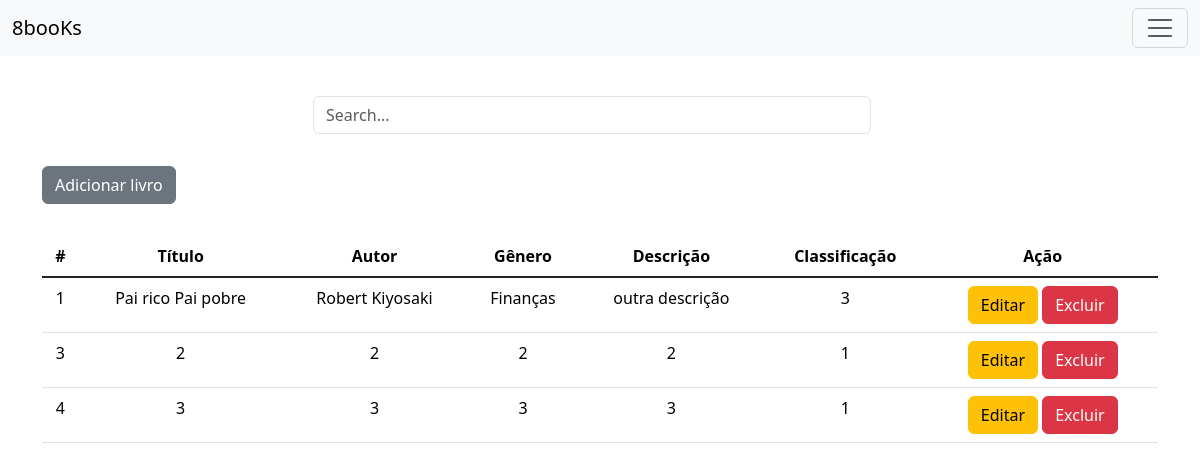
The page /home/ (signed in) on the database as committed earlier.
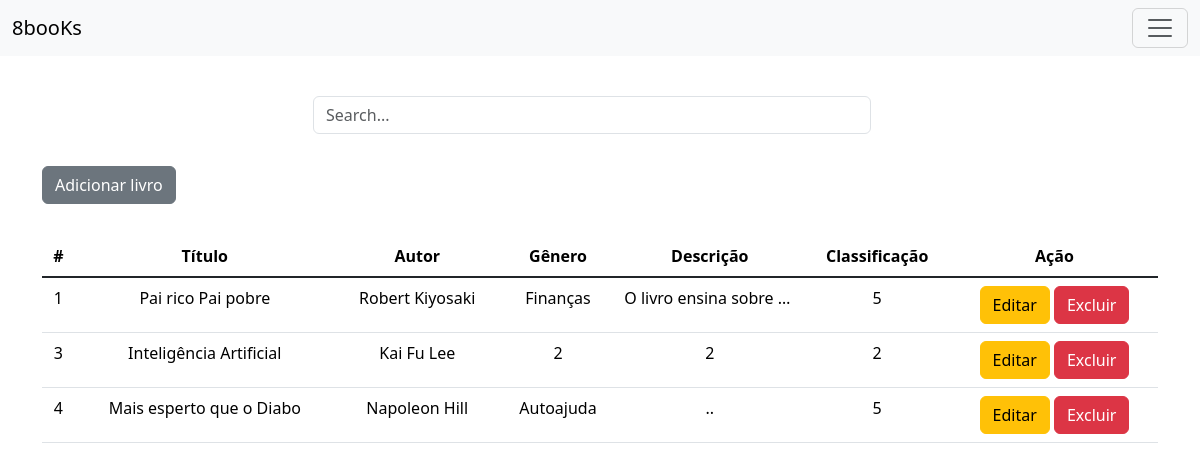
The same page on the database as committed later.
### app/models.py (models this page shows)
class Books (db.Model):
    id = db.Column(db.Integer, primary_key=True)
    autor = db.Column(db.String, nullable=True)
    titulo = db.Column(db.String, nullable=True)
    categoria = db.Column(db.String)
    descricao = db.Column(db.String)
    rate = db.Column(db.Integer)
    user_id = db.Column(db.Integer, db.ForeignKey('users.id'), nullable=False)
    user = db.relationship('Users', backref = 'books')

### app/views.py (the view)
@app.route('/home/', methods=['GET','POST','PUT','DELETE'])
@login_required
def home ():
    book_service = BookService()
    books = book_service.get_books(current_user.id)
    return render_template('users/index.html', user=current_user, books=books)

### app/models.py (called while the page is built)
@login_manager.user_loader
def load_user(user_id):
    return Users.query.get(user_id)

### app/services.py (called while the page is built)
    def get_books(self, user_id):
        return Books.query.filter_by(user_id=user_id).all()

### app/templates/users/index.html (shortened to what this page needs)
{% extends 'base.html' %}
{% block nav %}
{% include 'users/nav.html' %}
{% endblock %}
{% block content %}
<section class="container mt-5 py-5" id="principal">
    <div class="d-flex justify-content-center mb-3" id="formEdit">
        <form class="w-50 me-3" role="search">
            <input type="search" class="form-control" placeholder="Search..." aria-label="Search">
        </form>
    </div>
    <div class="py-3">
        <a
            href="#"
            class="btn btn-secondary mb-3"
            hx-get="{{ url_for('add_books') }}"
            hx-target="#form-modal"
            data-bs-toggle="modal"
            data-bs-target="#Modal"
            >
            Adicionar livro
        </a>
    </div>
    <table class="table table-hover text-center">
        <thead>
            <tr>
                <th scope="col">#</th>
                <th scope="col">Título</th>
                <th scope="col">Autor</th>
                <th scope="col">Gênero</th>
                <th scope="col">Descrição</th>
                <th scope="col">Classificação</th>
                <th scope="col">Ação</th>
            </tr>
        </thead>
        <tbody
            id="new-book"
            class="table-group-divider"
            hx-target="closest tr"
            hx-swap="outerHTML swap:0.3s"
            >
            {% for book in books %}
            <tr id="livro-{{book.id}}">
                <td>{{ book.id }}</td>
                <td>{{ book.titulo }}</td>
                <td>{{ book.autor }}</td>
                <td>{{ book.categoria }}</td>
                <td class="text-truncate" style="max-width: 150px;">{{ book.descricao }}</td>
                <td>{{ book.rate }}</td>
                <td>
                    <button
                        hx-get="{{url_for('editar_livro', book_id=book.id)}}" hx-trigger="click"
                        hx-target="#form-modal"
                        data-bs-toggle="modal"
                        data-bs-target="#Modal"
                        type="button"
                        class="btn btn-warning"
                        >
                        Editar
                    </button>
                    <button
                        class="btn btn-danger"
                        type="button"
                        hx-delete="{{url_for('excluir_livro', book_id=book.id)}}"
                        hx-confirm="Tem certeza que deseja excluir este livro?"
                        >
                        Excluir
                    </button>
                </td>
            </tr>
            {% endfor %}
        </tbody>
    </table>
</section>
{% endblock %}

### app/templates/base.html (shortened to what this page needs)
{% import 'macros.html' as macro %}
<!DOCTYPE html>
<html lang="pt-BR">
{{ macro.head() }}
<body>
    <header>
        {% block nav %}{%endblock%}
    </header>
    <main>
       {% block content %}{%endblock%}
    </main>
</body>
</html>

### app/templates/macros.html (shortened to what this page needs)
{% macro head() %}
    <head>
        <link href="https://unpkg.com/aos@2.3.1/dist/aos.css" rel="stylesheet">
        <link rel="stylesheet" href="https://cdn.jsdelivr.net/npm/bootstrap@5.3.2/dist/css/bootstrap.min.css">
        <link rel="stylesheet" href="https://cdn.jsdelivr.net/npm/bootstrap-icons@1.11.3/font/bootstrap-icons.min.css">
        <link rel="stylesheet" href="../static/css/styles.css">
    </head>
{% endmacro %}

### app/templates/users/nav.html (shortened to what this page needs)
<nav class="navbar bg-body-tertiary fixed-top">
  <div class="container-fluid">
    <a class="navbar-brand" href="{{url_for('home')}}">8booKs</a>
    <button class="navbar-toggler" type="button" data-bs-toggle="offcanvas" data-bs-target="#offcanvasNavbar" aria-controls="offcanvasNavbar" aria-label="Toggle navigation">
      <span class="navbar-toggler-icon"></span>
    </button>
  </div>
</nav>

### app/static/css/styles.css (style rules this page uses)
* { box-sizing: border-box; margin: 0; padding: 0; }

Rows that differ between the two databases and show on the page:
changed Books "Pai rico Pai pobre": descricao "outra descrição" → "O livro ensina sobre…"; rate "3" → "5"
changed Books id 3: titulo "2" → "Inteligência Artificial"; autor "2" → "Kai Fu Lee"; rate "1" → "2"
changed Books id 4: titulo "3" → "Mais esperto que o Diabo"; autor "3" → "Napoleon Hill"; categoria "3" → "Autoajuda"; descricao "3" → ".."; rate "1" → "5"
